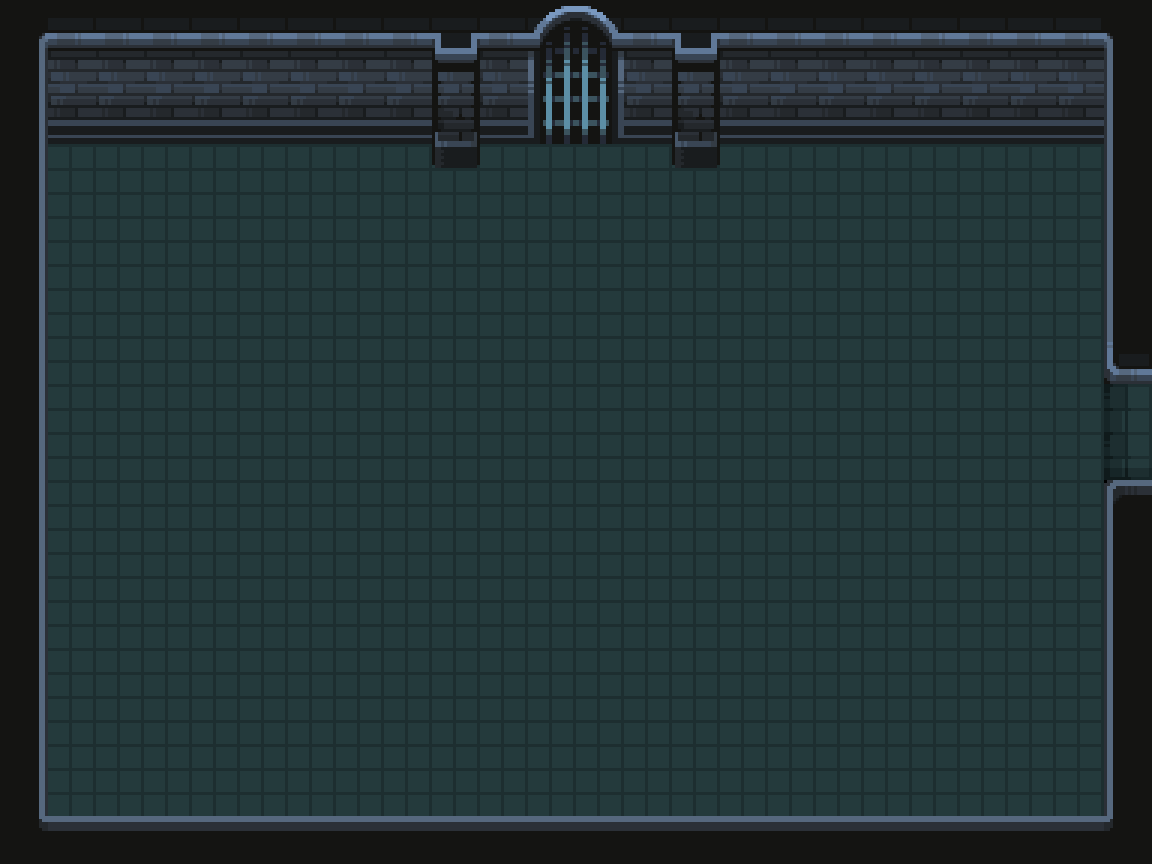

A 2D game scene composited from a Tiled map and its tileset images. What follows is a short description and the map's XML, with every tile layer's data as written:
An orthogonal 24x18 tile map with 48x48 px tiles, 2 tile layers (Floor, Base layer) and 7 objects (4x wall, 2x door, player).

<map version="1.10" tiledversion="1.10.1" orientation="orthogonal" renderorder="right-down" width="24" height="18" tilewidth="48" tileheight="48" infinite="0" backgroundcolor="#000000" nextlayerid="6" nextobjectid="8">
 <tileset firstgid="1" name="PixelCrawlerDungeonEnvironment" tilewidth="48" tileheight="48" tilecount="625" columns="25">
  <image source="PixelCrawlerDungeonEnvironment.png" width="1200" height="1200" />
 </tileset>
 <layer id="3" name="Floor" width="24" height="18">
  <data encoding="csv">
0,0,0,0,0,0,0,0,0,0,0,0,0,0,0,0,0,0,0,0,0,0,0,0,
0,0,0,0,0,0,0,0,0,0,0,0,0,0,0,0,0,0,0,0,0,0,0,0,
0,0,0,0,0,0,0,0,0,0,0,0,0,0,0,0,0,0,0,0,0,0,0,0,
0,31,31,31,31,31,31,31,31,31,31,31,31,31,31,31,31,31,31,31,31,31,31,0,
0,0,0,0,0,0,0,0,0,0,0,0,0,0,0,0,0,0,0,0,0,0,0,0,
0,0,0,0,0,0,0,0,0,0,0,0,0,0,0,0,0,0,0,0,0,0,0,0,
0,0,0,0,0,0,0,0,0,0,0,0,0,0,0,0,0,0,0,0,0,0,0,0,
0,0,0,0,0,0,0,0,0,0,0,0,0,0,0,0,0,0,0,0,0,0,0,0,
0,0,0,0,0,0,0,0,0,0,0,0,0,0,0,0,0,0,0,0,0,0,0,0,
0,0,0,0,0,0,0,0,0,0,0,0,0,0,0,0,0,0,0,0,0,0,0,0,
0,0,0,0,0,0,0,0,0,0,0,0,0,0,0,0,0,0,0,0,0,0,0,0,
0,0,0,0,0,0,0,0,0,0,0,0,0,0,0,0,0,0,0,0,0,0,0,0,
0,0,0,0,0,0,0,0,0,0,0,0,0,0,0,0,0,0,0,0,0,0,0,0,
0,0,0,0,0,0,0,0,0,0,0,0,0,0,0,0,0,0,0,0,0,0,0,0,
0,0,0,0,0,0,0,0,0,0,0,0,0,0,0,0,0,0,0,0,0,0,0,0,
0,0,0,0,0,0,0,0,0,0,0,0,0,0,0,0,0,0,0,0,0,31,31,0,
0,0,0,0,0,0,0,0,0,0,0,0,0,0,0,0,0,0,0,0,0,31,31,0,
0,0,0,0,0,0,0,0,0,0,0,0,0,0,0,0,0,0,0,0,0,0,0,0
</data>
 </layer>
 <layer id="2" name="Base layer" width="24" height="18">
  <data encoding="csv">
104,2,2,2,2,2,2,2,2,4,2,178,179,2,4,2,2,2,2,2,2,2,2,105,
129,27,27,27,27,27,27,27,27,29,27,203,204,27,29,27,27,27,27,27,27,27,27,130,
129,52,52,52,52,52,52,52,52,54,52,228,229,52,54,52,52,52,52,52,52,52,52,130,
129,0,0,0,0,0,0,0,0,79,31,31,31,31,79,0,0,0,0,0,0,0,0,130,
129,31,31,31,31,31,31,31,31,31,31,31,31,31,31,31,31,31,31,31,31,31,31,130,
129,31,31,31,31,31,31,31,31,31,31,31,31,31,31,31,31,31,31,31,31,31,31,130,
129,31,31,31,31,31,31,31,31,31,31,31,31,31,31,31,31,31,31,31,31,31,31,130,
129,31,31,31,31,31,31,31,31,31,31,31,31,31,31,31,31,31,31,31,31,31,31,101,
129,31,31,31,31,31,31,31,31,31,31,31,31,31,31,31,31,31,31,31,31,31,31,30,
129,31,31,31,31,31,31,31,31,31,31,31,31,31,31,31,31,31,31,31,31,31,31,55,
129,31,31,31,31,31,31,31,31,31,31,31,31,31,31,31,31,31,31,31,31,31,31,76,
129,31,31,31,31,31,31,31,31,31,31,31,31,31,31,31,31,31,31,31,31,31,31,130,
129,31,31,31,31,31,31,31,31,31,31,31,31,31,31,31,31,31,31,31,31,31,31,130,
129,31,31,31,31,31,31,31,31,31,31,31,31,31,31,31,31,31,31,31,31,31,31,130,
129,31,31,31,31,31,31,31,31,31,31,31,31,31,31,31,31,31,31,31,31,31,31,130,
129,31,31,31,31,31,31,31,31,31,31,31,31,31,31,31,31,31,31,31,31,31,31,130,
129,31,31,31,31,31,31,31,31,31,31,31,31,31,31,31,31,31,31,31,31,31,31,130,
154,77,77,77,77,77,77,77,77,77,77,77,77,77,77,77,77,77,77,77,77,77,77,155
</data>
 </layer>
 <objectgroup id="5" name="Object Layer 1">
  <object id="1" type="wall" x="1104" y="8" width="46" height="864" />
  <object id="2" type="wall" x="6" y="821" width="1142" height="37" />
  <object id="3" type="wall" x="1" y="1" width="42" height="829" />
  <object id="4" type="wall" x="1" y="2" width="1150" height="88" />
  <object id="5" type="door" x="532" y="17" width="88" height="154" />
  <object id="6" type="player" x="522" y="679" width="101" height="81" />
  <object id="7" type="door" x="1087" y="357" width="64" height="139" />
 </objectgroup>
</map>